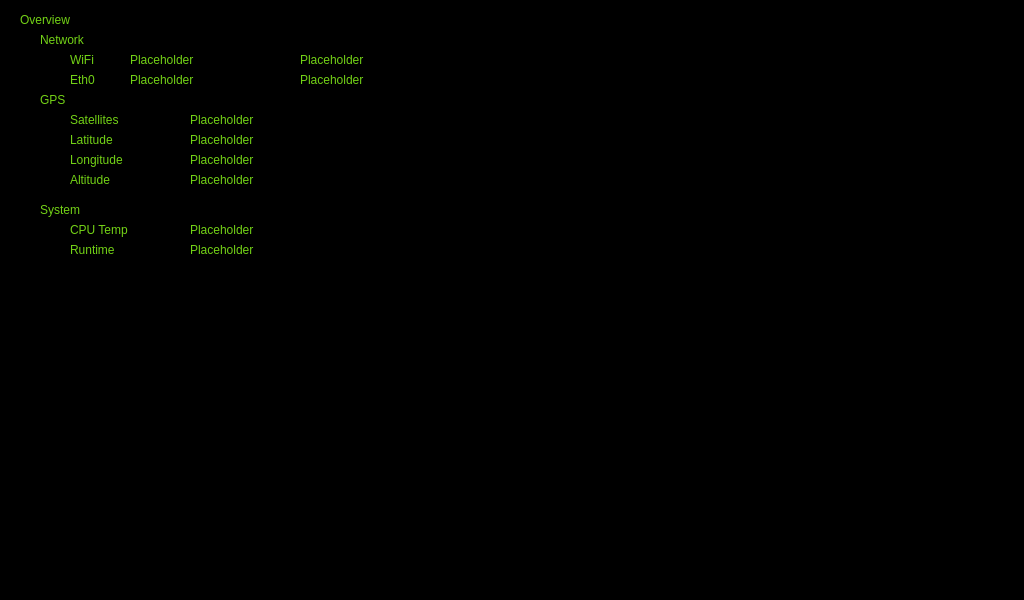
<?xml version="1.0" encoding="UTF-8"?>
<ui version="4.0">
 <class>SystemInfo</class>
 <widget class="QWidget" name="SystemInfo">
  <property name="geometry">
   <rect>
    <x>0</x>
    <y>0</y>
    <width>1024</width>
    <height>600</height>
   </rect>
  </property>
  <property name="windowTitle">
   <string>Form</string>
  </property>
  <property name="styleSheet">
   <string notr="true">background-color: rgb(0, 0, 0);
color: rgb(115, 210, 22);</string>
  </property>
  <widget class="QLabel" name="lbl_overview">
   <property name="geometry">
    <rect>
     <x>20</x>
     <y>10</y>
     <width>67</width>
     <height>19</height>
    </rect>
   </property>
   <property name="text">
    <string>Overview</string>
   </property>
  </widget>
  <widget class="QLabel" name="lbl_network">
   <property name="geometry">
    <rect>
     <x>40</x>
     <y>30</y>
     <width>67</width>
     <height>19</height>
    </rect>
   </property>
   <property name="text">
    <string>Network</string>
   </property>
  </widget>
  <widget class="QLabel" name="lbl_wifi">
   <property name="geometry">
    <rect>
     <x>70</x>
     <y>50</y>
     <width>35</width>
     <height>19</height>
    </rect>
   </property>
   <property name="text">
    <string>WiFi</string>
   </property>
  </widget>
  <widget class="QLabel" name="wifi_mac">
   <property name="geometry">
    <rect>
     <x>130</x>
     <y>50</y>
     <width>150</width>
     <height>19</height>
    </rect>
   </property>
   <property name="text">
    <string>Placeholder</string>
   </property>
  </widget>
  <widget class="QLabel" name="lbl_eth">
   <property name="geometry">
    <rect>
     <x>70</x>
     <y>70</y>
     <width>35</width>
     <height>19</height>
    </rect>
   </property>
   <property name="text">
    <string>Eth0</string>
   </property>
  </widget>
  <widget class="QLabel" name="eth_mac">
   <property name="geometry">
    <rect>
     <x>130</x>
     <y>70</y>
     <width>150</width>
     <height>19</height>
    </rect>
   </property>
   <property name="text">
    <string>Placeholder</string>
   </property>
  </widget>
  <widget class="QLabel" name="lbl_gps">
   <property name="geometry">
    <rect>
     <x>40</x>
     <y>90</y>
     <width>67</width>
     <height>19</height>
    </rect>
   </property>
   <property name="text">
    <string>GPS</string>
   </property>
  </widget>
  <widget class="QLabel" name="lbl_satellites">
   <property name="geometry">
    <rect>
     <x>70</x>
     <y>110</y>
     <width>70</width>
     <height>19</height>
    </rect>
   </property>
   <property name="text">
    <string>Satellites</string>
   </property>
  </widget>
  <widget class="QLabel" name="satellites">
   <property name="geometry">
    <rect>
     <x>190</x>
     <y>110</y>
     <width>80</width>
     <height>19</height>
    </rect>
   </property>
   <property name="text">
    <string>Placeholder</string>
   </property>
  </widget>
  <widget class="QLabel" name="lbl_latitude">
   <property name="geometry">
    <rect>
     <x>70</x>
     <y>130</y>
     <width>70</width>
     <height>19</height>
    </rect>
   </property>
   <property name="text">
    <string>Latitude</string>
   </property>
  </widget>
  <widget class="QLabel" name="latitude">
   <property name="geometry">
    <rect>
     <x>190</x>
     <y>130</y>
     <width>80</width>
     <height>19</height>
    </rect>
   </property>
   <property name="text">
    <string>Placeholder</string>
   </property>
  </widget>
  <widget class="QLabel" name="longitude">
   <property name="geometry">
    <rect>
     <x>190</x>
     <y>150</y>
     <width>80</width>
     <height>19</height>
    </rect>
   </property>
   <property name="text">
    <string>Placeholder</string>
   </property>
  </widget>
  <widget class="QLabel" name="lbl_longitude">
   <property name="geometry">
    <rect>
     <x>70</x>
     <y>150</y>
     <width>70</width>
     <height>19</height>
    </rect>
   </property>
   <property name="text">
    <string>Longitude</string>
   </property>
  </widget>
  <widget class="QLabel" name="altitude">
   <property name="geometry">
    <rect>
     <x>190</x>
     <y>170</y>
     <width>80</width>
     <height>19</height>
    </rect>
   </property>
   <property name="text">
    <string>Placeholder</string>
   </property>
  </widget>
  <widget class="QLabel" name="lbl_altitude">
   <property name="geometry">
    <rect>
     <x>70</x>
     <y>170</y>
     <width>70</width>
     <height>19</height>
    </rect>
   </property>
   <property name="text">
    <string>Altitude</string>
   </property>
  </widget>
  <widget class="QLabel" name="lbl_system">
   <property name="geometry">
    <rect>
     <x>40</x>
     <y>200</y>
     <width>67</width>
     <height>19</height>
    </rect>
   </property>
   <property name="text">
    <string>System</string>
   </property>
  </widget>
  <widget class="QLabel" name="lbl_cpu_temp">
   <property name="geometry">
    <rect>
     <x>70</x>
     <y>220</y>
     <width>75</width>
     <height>19</height>
    </rect>
   </property>
   <property name="text">
    <string>CPU Temp</string>
   </property>
  </widget>
  <widget class="QLabel" name="cpu_temp">
   <property name="geometry">
    <rect>
     <x>190</x>
     <y>220</y>
     <width>80</width>
     <height>19</height>
    </rect>
   </property>
   <property name="text">
    <string>Placeholder</string>
   </property>
  </widget>
  <widget class="QLabel" name="runtime">
   <property name="geometry">
    <rect>
     <x>190</x>
     <y>240</y>
     <width>80</width>
     <height>19</height>
    </rect>
   </property>
   <property name="text">
    <string>Placeholder</string>
   </property>
  </widget>
  <widget class="QLabel" name="lbl_runtime">
   <property name="geometry">
    <rect>
     <x>70</x>
     <y>240</y>
     <width>75</width>
     <height>19</height>
    </rect>
   </property>
   <property name="text">
    <string>Runtime</string>
   </property>
  </widget>
  <widget class="QLabel" name="eth_ip">
   <property name="geometry">
    <rect>
     <x>300</x>
     <y>70</y>
     <width>120</width>
     <height>19</height>
    </rect>
   </property>
   <property name="text">
    <string>Placeholder</string>
   </property>
  </widget>
  <widget class="QLabel" name="wifi_ip">
   <property name="geometry">
    <rect>
     <x>300</x>
     <y>50</y>
     <width>120</width>
     <height>19</height>
    </rect>
   </property>
   <property name="text">
    <string>Placeholder</string>
   </property>
  </widget>
 </widget>
 <resources/>
 <connections/>
</ui>
